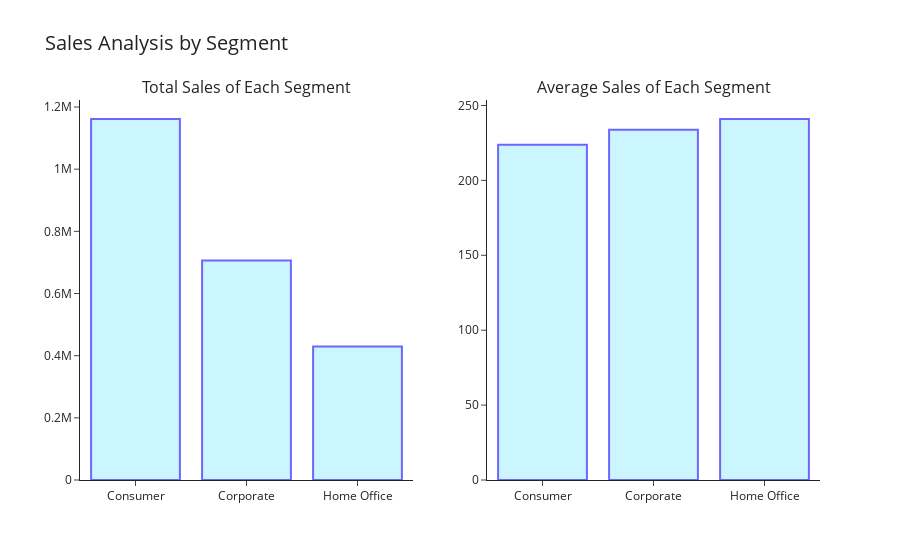

The notebook cell saved with this chart:
### Code cell
segments = df['Segment'].unique()
total_sales = [df[df['Segment'] == i]['Sales'].sum() for i in segments]
average_sales = [df[df['Segment'] == i]['Sales'].mean() for i in segments]

fig = make_subplots(
    rows=1, cols=2, 
    subplot_titles=['Total Sales of Each Segment', 'Average Sales of Each Segment']
)

fig.add_trace(
    go.Bar(x=segments, y=total_sales, 
           marker_color='rgb(171,241,255)', 
           marker_line_color='rgb(12,0,335)', 
           marker_line_width=2, 
           opacity=0.6),
    row=1, col=1
)

fig.add_trace(
    go.Bar(x=segments, y=average_sales, 
           marker_color='rgb(171,241,255)', 
           marker_line_color='rgb(12,0,335)', 
           marker_line_width=2, 
           opacity=0.6),
    row=1, col=2
)

fig.update_layout(
    template='simple_white',
    title='Sales Analysis by Segment',
    title_font_size=20,
    showlegend=False
)

fig.show()

### Figure 1 — Plotly figure (JSON) as saved in the notebook; plotly's stock layout.template omitted (floating-point values rounded to 4 significant figures)
{"data": [{"marker": {"color": "rgb(171,241,255)", "line": {"color": "rgb(12,0,335)", "width": 2}}, "opacity": 0.6, "type": "bar", "x": ["Consumer", "Corporate", "Home Office"], "xaxis": "x", "y": [1161000.0, 706100.0, 429700.0], "yaxis": "y"}, {"marker": {"color": "rgb(171,241,255)", "line": {"color": "rgb(12,0,335)", "width": 2}}, "opacity": 0.6, "type": "bar", "x": ["Consumer", "Corporate", "Home Office"], "xaxis": "x2", "y": [223.7, 233.8, 241.0], "yaxis": "y2"}], "layout": {"annotations": [{"font": {"size": 16}, "showarrow": false, "text": "Total Sales of Each Segment", "x": 0.225, "xanchor": "center", "xref": "paper", "y": 1, "yanchor": "bottom", "yref": "paper"}, {"font": {"size": 16}, "showarrow": false, "text": "Average Sales of Each Segment", "x": 0.775, "xanchor": "center", "xref": "paper", "y": 1, "yanchor": "bottom", "yref": "paper"}], "showlegend": false, "title": {"font": {"size": 20}, "text": "Sales Analysis by Segment"}, "xaxis": {"anchor": "y", "domain": [0, 0.45]}, "xaxis2": {"anchor": "y2", "domain": [0.55, 1]}, "yaxis": {"anchor": "x", "domain": [0, 1]}, "yaxis2": {"anchor": "x2", "domain": [0, 1]}}}
